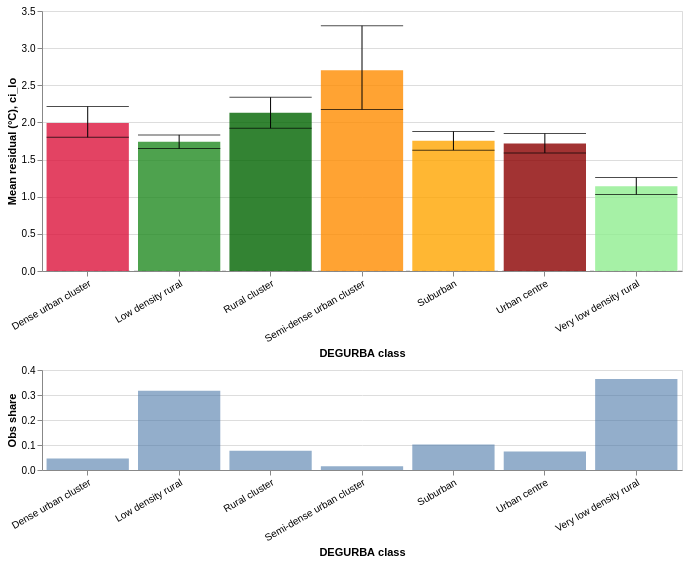

Source (Vega-Lite JSON):
### Vega-Lite specification from a JSON file in a GitHub repository (floating-point values rounded to 4 significant figures)
{"config": {"view": {"continuousWidth": 300, "continuousHeight": 300}}, "vconcat": [{"layer": [{"data": {"name": "data-a0a55d106695e8d630baff0f16eee66d"}, "mark": {"type": "rule", "color": "grey", "opacity": 0.5, "strokeDash": [4, 4]}, "encoding": {"y": {"field": "y", "type": "quantitative"}}}, {"data": {"name": "data-def36b8a46c8f7a081479c393e07695c"}, "mark": {"type": "bar", "opacity": 0.8}, "encoding": {"color": {"field": "color", "legend": null, "scale": null, "type": "nominal"}, "tooltip": [{"field": "label", "title": "Class", "type": "nominal"}, {"field": "mean", "format": ".3f", "title": "Mean residual", "type": "quantitative"}, {"field": "ci_lo", "format": ".3f", "title": "CI low", "type": "quantitative"}, {"field": "ci_hi", "format": ".3f", "title": "CI high", "type": "quantitative"}], "x": {"axis": {"labelAngle": -30}, "field": "label", "sort": ["Very low density rural", "Low density rural", "Rural cluster", "Suburban", "Semi-dense urban cluster", "Dense urban cluster", "Urban centre"], "title": "DEGURBA class", "type": "nominal"}, "y": {"field": "mean", "title": "Mean residual (°C)", "type": "quantitative"}}}, {"data": {"name": "data-def36b8a46c8f7a081479c393e07695c"}, "mark": {"type": "errorbar", "color": "black", "ticks": true}, "encoding": {"x": {"field": "label", "sort": ["Very low density rural", "Low density rural", "Rural cluster", "Suburban", "Semi-dense urban cluster", "Dense urban cluster", "Urban centre"], "type": "nominal"}, "y": {"field": "ci_lo", "type": "quantitative"}, "y2": {"field": "ci_hi"}}}], "height": 260, "width": 640}, {"data": {"name": "data-58805145ca1e17156287987187aa3e72"}, "mark": {"type": "bar", "color": "#4C78A8", "opacity": 0.6}, "encoding": {"tooltip": [{"field": "degurba_label", "title": "Class", "type": "nominal"}, {"field": "share", "format": ".1%", "title": "Share", "type": "quantitative"}], "x": {"axis": {"labelAngle": -30}, "field": "degurba_label", "sort": ["Very low density rural", "Low density rural", "Rural cluster", "Suburban", "Semi-dense urban cluster", "Dense urban cluster", "Urban centre"], "title": "DEGURBA class", "type": "nominal"}, "y": {"field": "share", "title": "Obs share", "type": "quantitative"}}, "height": 100, "width": 640}], "resolve": {"scale": {"x": "shared"}}, "spacing": 4, "$schema": "https://vega.github.io/schema/vega-lite/v6.4.1.json", "datasets": {"data-a0a55d106695e8d630baff0f16eee66d": [{"y": 0}], "data-def36b8a46c8f7a081479c393e07695c": [{"label": "Very low density rural", "mean": 1.14, "ci_lo": 1.029, "ci_hi": 1.258, "color": "#90EE90"}, {"label": "Low density rural", "mean": 1.741, "ci_lo": 1.649, "ci_hi": 1.832, "color": "#228B22"}, {"label": "Rural cluster", "mean": 2.13, "ci_lo": 1.921, "ci_hi": 2.339, "color": "#006400"}, {"label": "Suburban", "mean": 1.754, "ci_lo": 1.627, "ci_hi": 1.878, "color": "#FFA500"}, {"label": "Semi-dense urban cluster", "mean": 2.704, "ci_lo": 2.174, "ci_hi": 3.301, "color": "#FF8C00"}, {"label": "Dense urban cluster", "mean": 1.992, "ci_lo": 1.8, "ci_hi": 2.214, "color": "#DC143C"}, {"label": "Urban centre", "mean": 1.717, "ci_lo": 1.589, "ci_hi": 1.851, "color": "#8B0000"}], "data-58805145ca1e17156287987187aa3e72": [{"degurba_label": "Low density rural", "count": 2205318, "share": 0.3169}, {"degurba_label": "Very low density rural", "count": 2532936, "share": 0.364}, {"degurba_label": "Suburban", "count": 712167, "share": 0.1023}, {"degurba_label": "Semi-dense urban cluster", "count": 102984, "share": 0.0148}, {"degurba_label": "Dense urban cluster", "count": 320232, "share": 0.04602}, {"degurba_label": "Urban centre", "count": 516376, "share": 0.07421}, {"degurba_label": "Rural cluster", "count": 537064, "share": 0.07718}]}}
